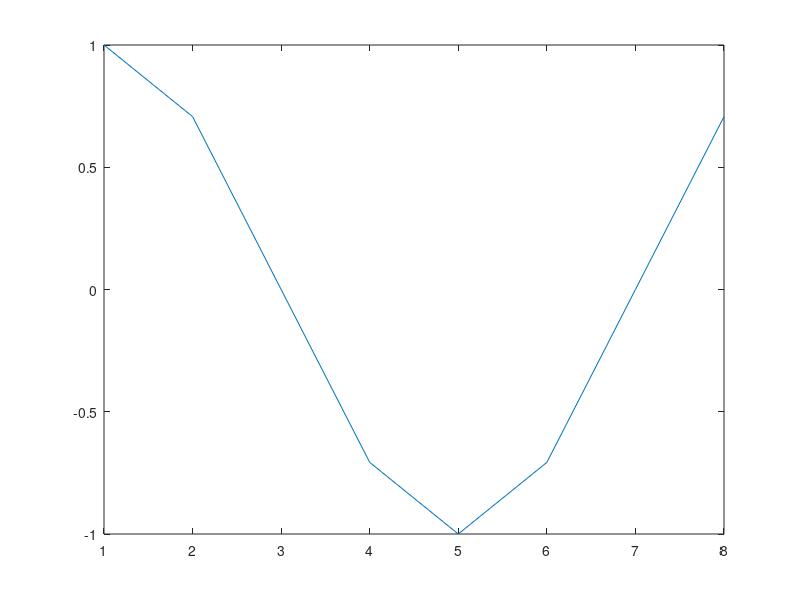
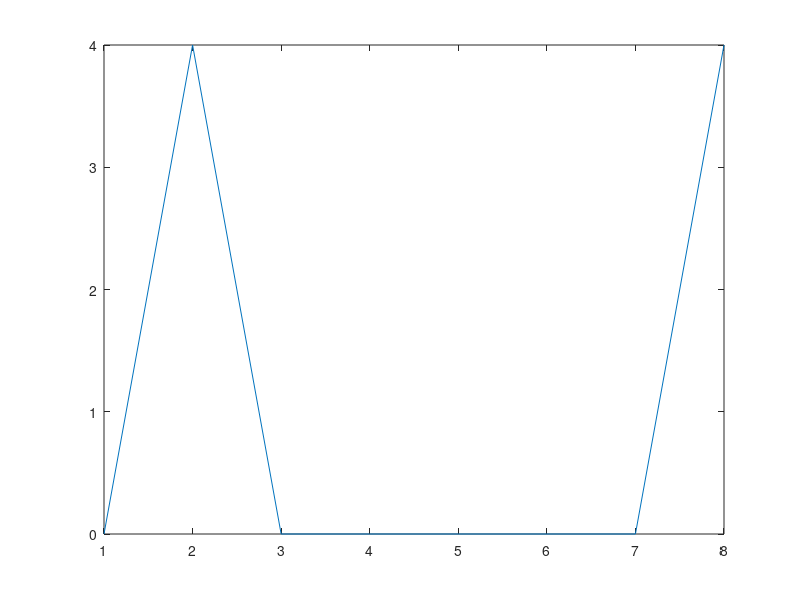

Recreate these plots in MATLAB, in order.
close all
clear
clc

N = 8;
n = 0:N-1;
input = cos(2 * pi * n / N * 1);

figure(1);
plot(input);
hold on;

twiddle = zeros(N - 1, 1); %always N-1 twiddles

k = 2; % partial FFT size = bottom twiddle index
m = 0; % top twiddle index
t = 1; % twiddle table index

% calculate twiddles
while k <= N
    m = 0;
    while m < (k / 2)
        twiddle(t) = exp(-2i*pi*m/k);
        t = t + 1;
        m = m + 1;
    end
    k = k * 2;
end

input = bitrevorder(input); %reverse bits in input vector indices and return modified input vector

k = 2; % bottom twiddle index = current partial FFT size
while k <= N % loop for all butterfly diagram stages
    i = 0; %current input sample index
    while i < N
        m = 0; % top twiddle index = current step in this partial FFT
        while m < (k / 2)
           % do the "cross" calculation
           x = input(i + m + 1); %store original upper branch value temporarily
           % multiply bottom branch by the twiddle
           input(i + k / 2 + m + 1) = input(i + k / 2 + m + 1) * twiddle(k / 2 - 1 + m + 1);
           % add bottom branch multiplied by the twiddle to the upper branch
           input(i + m + 1) = input(i + m + 1) + input(i + k / 2 + m + 1);
           % add original upper branch to negated bottom branch (multiplied
           % by the twiddle earlier)
           input(i + k / 2 + m + 1) = x - input(i + k / 2 + m + 1);
           m = m + 1;
        end
        i = i + k;
    end
    k = k * 2;
end

figure(2)
plot(abs(input));